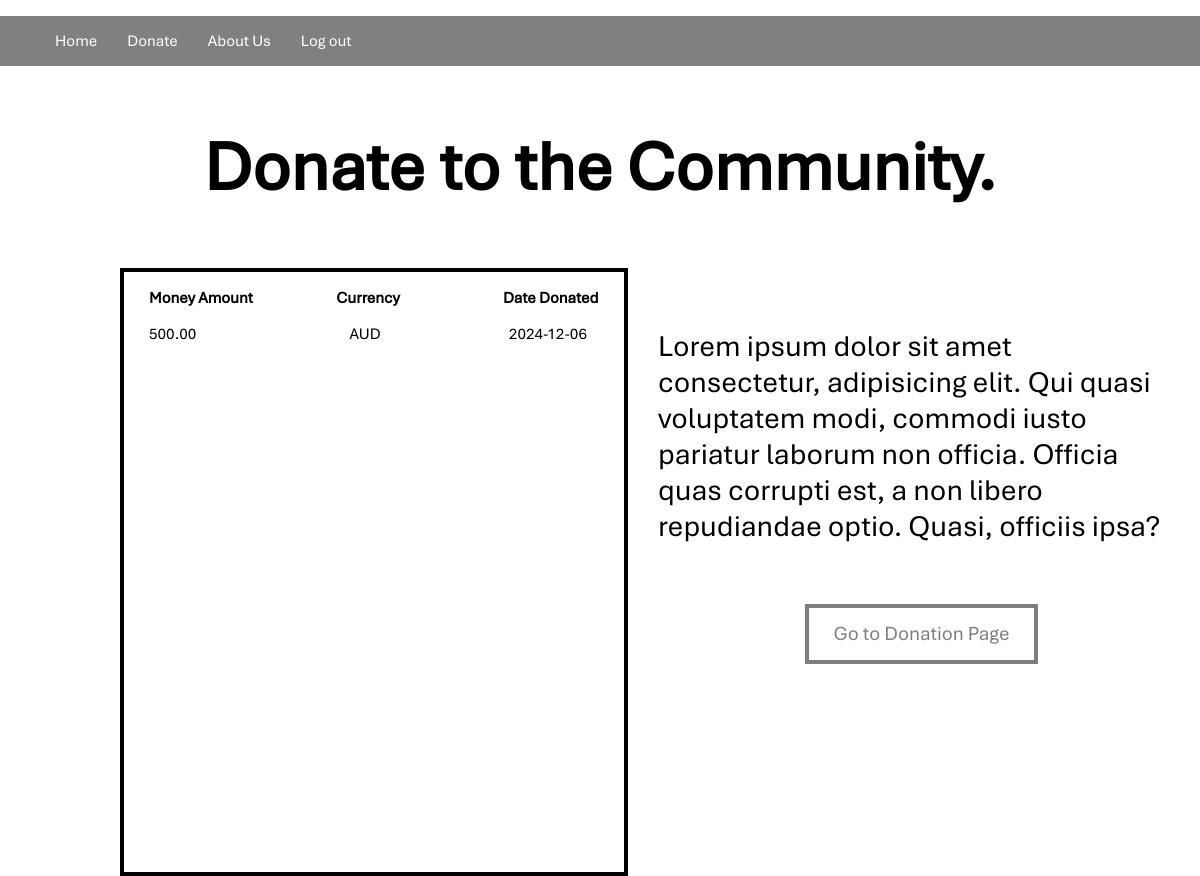
The page /MoneyST.php on the database its author committed.
### tables this page shows
CREATE TABLE `money` (
  `money_id` int NOT NULL,
  `money_amount` decimal(10,2) NOT NULL,
  `currency` varchar(255) NOT NULL,
  `date_donated` date NOT NULL,
  `donator_id` int NOT NULL
);

### DATABASE FILE PHPMYADMIN/Process/db_connect.php (called while the page is built, shortened)
<?php
class Database {
    private $servername = "localhost";
    private $username = "root";
    private $password = "";
    private $dbname = "cii";
    public function __construct() {
        $this->conn = new mysqli($this->servername, $this->username, $this->password, $this->dbname);
    }
}
?>

### Showdonation.php (the view, shortened to what this page needs)
<?php
include_once 'Process/db_connect.php';
class Donation {
    private $conn;
    public function __construct() {
        $db = new Database();
        $this->conn = $db->conn;
    }
    public function displayMoneyDonations() {
        $sql = "SELECT * FROM money";
        $result = $this->conn->query($sql);
        echo '<p>
        <span style="margin-left: 25px; margin-right: 80px; font-weight: bold;">Money Amount</span>
        <span style="margin-right: 100px; font-weight: bold;">Currency</span>
        <span style="font-weight: bold;">Date Donated </span>
        </p>';
        if ($result && $result->num_rows > 0) {
            while ($row = $result->fetch_assoc()) {
                echo '<p>
                    <span style="margin-left: 25px; margin-right: 150px;">' . htmlspecialchars($row['money_amount']) . '</span>
                    <span style="margin-right: 125px;">' . htmlspecialchars($row['currency']) . '</span>
                    <span>' . htmlspecialchars($row['date_donated']) . '</span>
                    </p>';
            }
        } else {
            echo '<p>No Money Donation found.</p>';
        }
    }
}
$donation = new Donation();
if ($_SERVER['REQUEST_METHOD'] == "GET") {
    if (basename($_SERVER['PHP_SELF']) == "FoodST.php") {
        $donation->displayFoodDonations();
    }
    elseif (basename($_SERVER['PHP_SELF']) == "ClothesST.php") {
        $donation->displayClothesDonations();
    }
    elseif (basename($_SERVER['PHP_SELF']) == "MoneyST.php") {
        $donation->displayMoneyDonations();
    }
}
?>

### CC2.css (style rules this page uses)
body { font-family: Aptos; font-style: normal; margin: 0px; }

### rows shown on the page
money: money_amount "500.00", currency "AUD", date_donated "2024-12-06"
